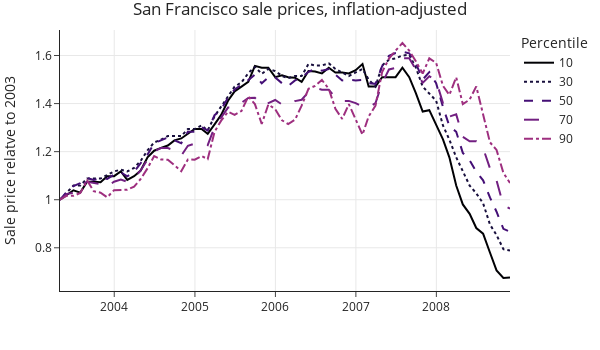

This figure's notebook cell:
### Markdown cell above
This plot shows the rise in prices from 2003 to 2007 and the fall in 2008.
But we can show more information by plotting a few additional percentiles instead of just the median. Let's draw separate lines for the 10th, 30th, 50th (median), 70th, and 90th percentile sale prices. When we examine prices over time, we typically need to adjust for inflation so that the comparisons are on the same footing. In addition to adjusting for inflation, let's plot the prices 
relative to the starting price in 2003 for each of the percentiles.
This means that all the lines start at y = 1 in 2003.
(A value of 1.5 for the 90th percentile in 2006 indicates that the sale price is 1.5 times the 90th percentile in 2003.)
This normalization lets us see how the housing crash affected home owners in the different parts of the market.

### Code cell
infl_2003 = [1, 2.66, 6.14, 9.57, 12.69, 17.01, 16.60]

fig = px.line(rel_percentiles, x='date', y='rel_price', 
              line_dash='percentile', color='percentile',
              color_discrete_sequence=plotly.express.colors.sequential.Magma,
              title='San Francisco sale prices, inflation-adjusted',
              labels=dict(date='',rel_price='Sale price relatve to 2003'),
              width=600, height=350)
fig.update_layout(legend_title_text='Percentile')
margin(fig, t=30)
